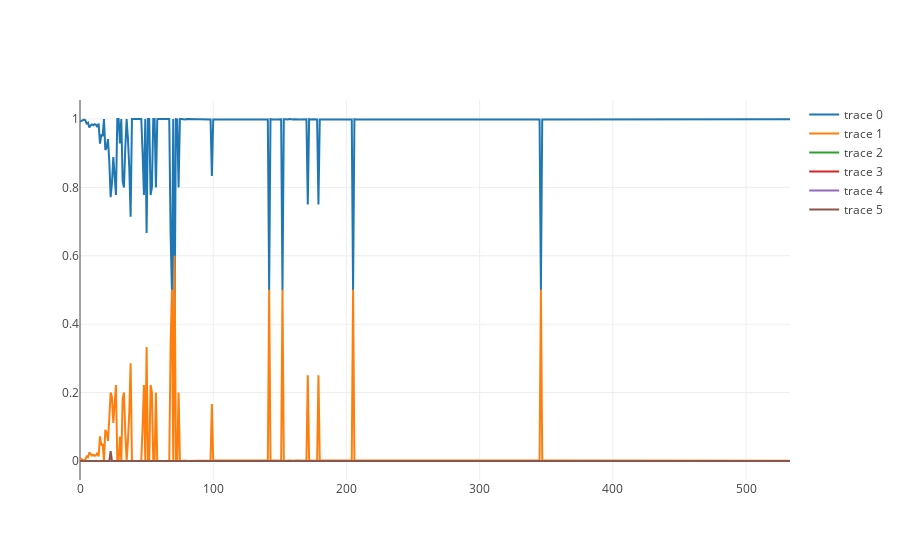

Here is the notebook cell this chart was saved with:
### Code cell
plot_probas(ans.x)

### Figure 1 — Plotly figure (JSON) as saved in the notebook; plotly's stock layout.template omitted (floating-point values rounded to 4 significant figures; data arrays with more than 128 entries replaced by an {"elided": "..."} marker saying what was removed)
{"data": [{"y": {"elided": "534 float values"}}, {"y": {"elided": "534 float values"}}, {"y": {"elided": "534 float values"}}, {"y": {"elided": "534 float values"}}, {"y": {"elided": "534 float values"}}, {"y": {"elided": "534 float values"}}], "layout": {}}
